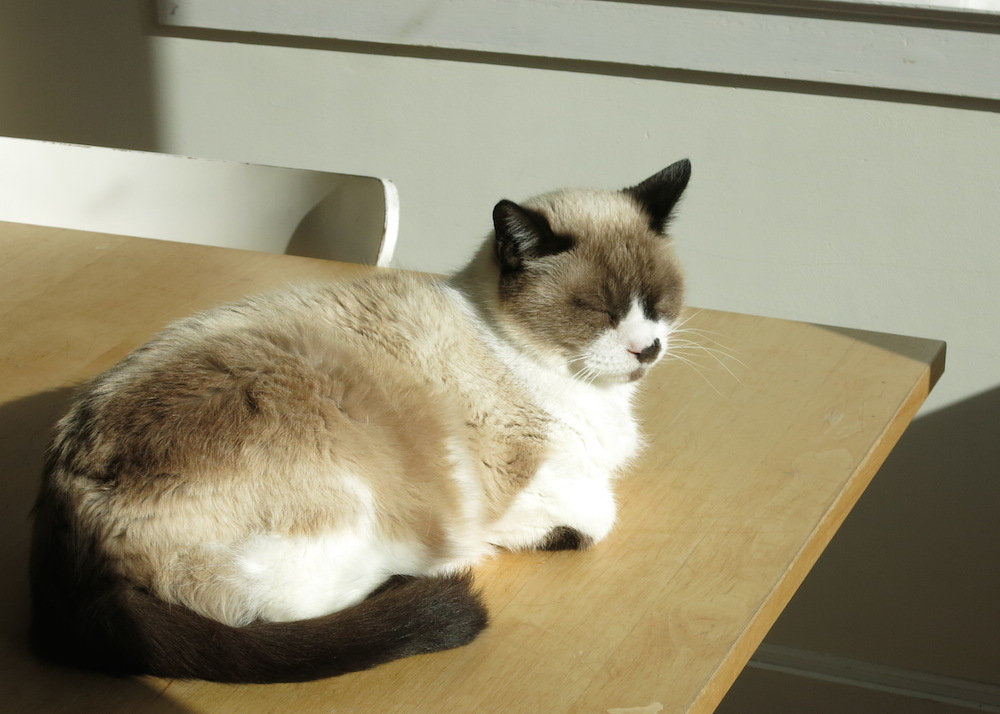
#> input picture demo 20 - video (cv2)/2 - transformations/cat.jpg, 1000 x 714 px
$ python scaling.py
#> lines starting #> are read from the running program, lines starting #| are printed output that depends on the picture
# scaling.py

import cv2
import numpy as np

img = cv2.imread('cat.jpg')
#> img is the input picture: shape (714, 1000, 3); mean B, G, R 115.7, 142.3, 149.8

scaled_image = cv2.resize(img, (0,0), fx = 0.8, fy = 1.3)
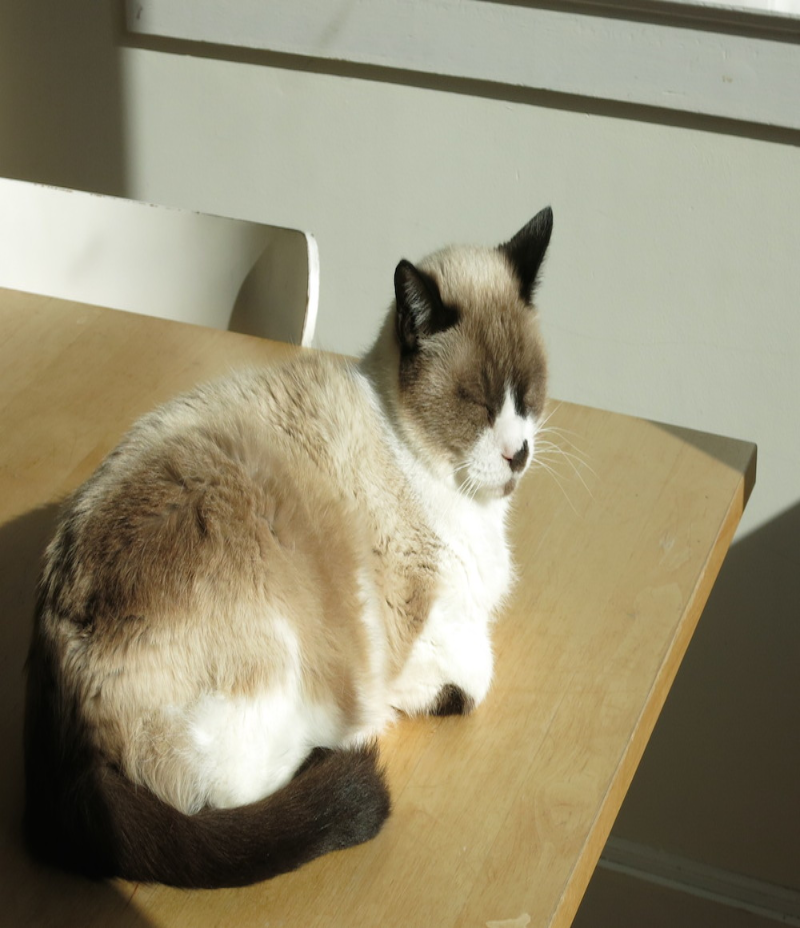
#> scaled_image: shape (928, 800, 3); mean B, G, R 115.7, 142.2, 149.7
# fx is scaling factor in x (horizontal) direction
# fy is scaling factor in y (vertical) direction

cv2.imshow('Resized image', scaled_image)
cv2.imwrite('cat_scaled.jpg', scaled_image)

print('Original image size:', img.shape)
#| Original image size: (714, 1000, 3)
print('After resizing:', scaled_image.shape)
#| After resizing: (928, 800, 3)

print('Switch to image view. Then press any key to close')

cv2.waitKey(0)
cv2.destroyAllWindows()
